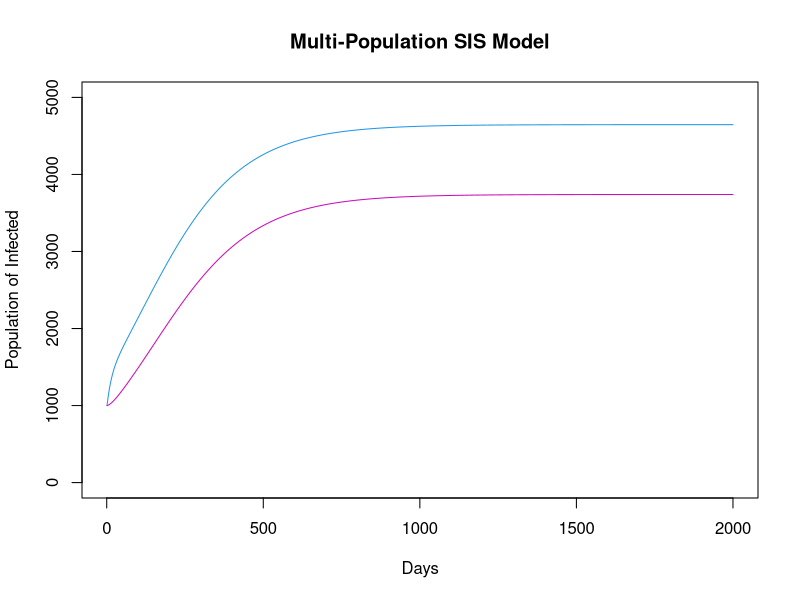

The R source for this figure:
alpha<-0.00218 #(person-1day-1)
gamma.male<-0.05 #(day-1)
gamma.female<-0.007 #(day-1)
alpha.male<-0.000006
alpha.female<-0.0000009
Im.hist<- c()
If.hist<- c()
Sm.hist<- c()
Sf.hist<- c()
Im<-1000
If<-1000
Sm<-14000
Sf<-9000

for (day in 1:2000) {
    Im.hist[day]<-Im  	
    If.hist[day]<-If
    Sm.hist[day]<-Sm
    Sf.hist[day]<-Sf
    
    #Equations from the PDF
    delta.Im <- (alpha.male*Sm*If-gamma.male*Im)
    delta.If <- (alpha.female*Sf*Im-gamma.female*If)
    delta.Sm <- (gamma.male*Im-alpha.male*Sm*If)  
    delta.Sf <- (gamma.female*If-alpha.female*Sf*Im)
    
    Im<-Im+delta.Im
    If<-If+delta.If
    Sm<-Sm+delta.Sm
    Sf<-Sf+delta.Sf
    

    ## Ensure Sm, Sf, Im, If > 0
    Im<-max(Im,0)
    If<-max(If,0)
    Sm<-max(Sm,0) 
    Sf<-max(Sf,0) 
    
}
#blue(men) pink(women)
plot(Im.hist,col=4,type="l",main="Multi-Population SIS Model",ylim=c(0,5000),ylab="Population of Infected",xlab="Days")
lines(If.hist,col=6)


